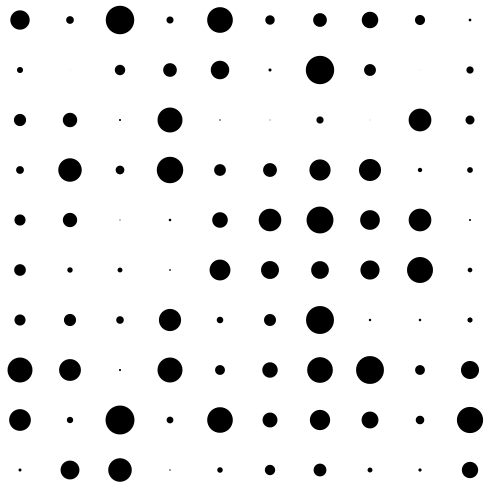
Frame 1 (no input)
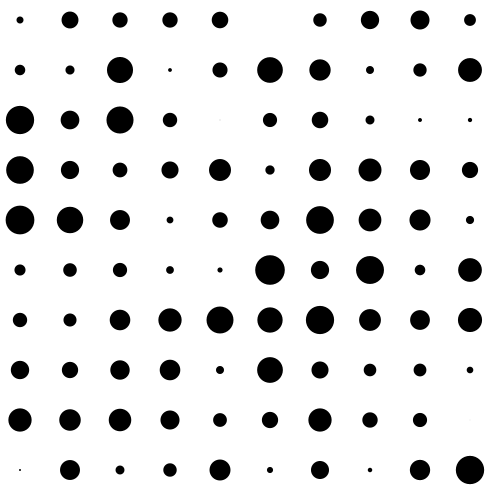
Frame 60 (the mouse pressed at the canvas centre just before this capture)
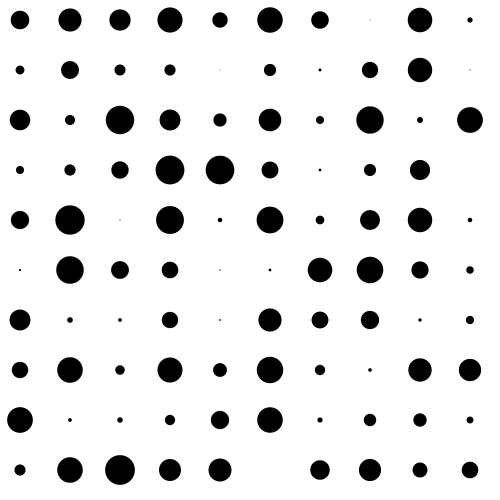
Frame 120 (the mouse held since frame 60 and released just before this capture)

The Processing sketch that drew these frames (run headless with seeded random() and noise(); from frame 60 on, the mouse is pressed at the canvas centre):

// Processing sketch: processing_65254
// ── processing_65254.pde

void setup(){
size(500,500);
}

void draw(){
background(255);
shape();
}

void shape(){
  for(int y=20;y<height;y+=50){
    for(int x=20;x<width;x+=50){
    float r= random(30);
    noStroke();
    smooth();
    fill(0);
ellipse(x,y,r,r);
  }
}
}
